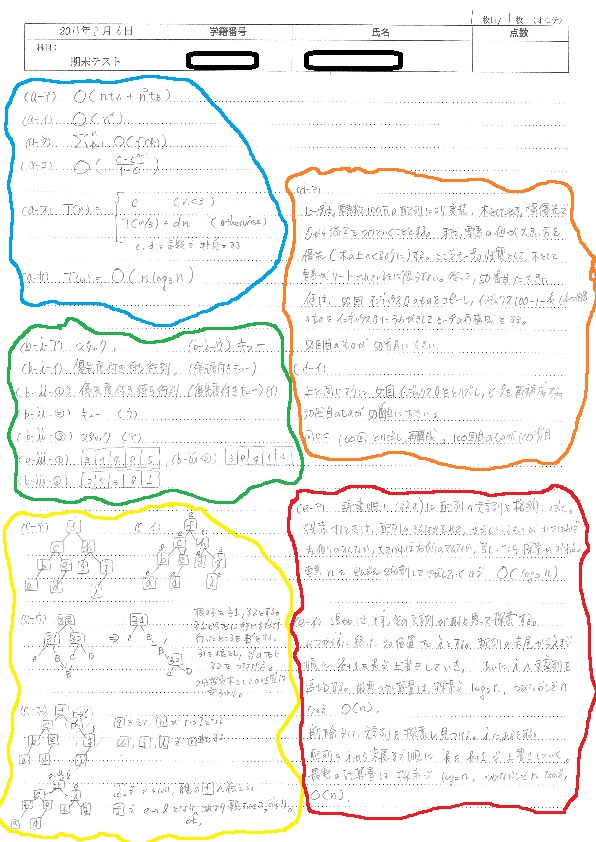
//> input picture Project1/ans.jpg, 596 x 842 px
$ ./test   (built with g++ and OpenCV 4)
//> lines starting //> are read from the running program, lines starting //| are printed output that depends on the picture; after the words box and inside, x2 and y2 are one past the last pixel; in counts of white or black regions, pixels touching at a corner belong together
#include <iostream>
#include <opencv2/core.hpp>
//#include <opencv2/opencv.hpp>
#include <opencv2/highgui.hpp>
#include <opencv2/imgcodecs.hpp>
//#include <opencv2/imgproc/imgproc.hpp>
#include <opencv2/opencv.hpp>
#include <opencv2/imgproc/types_c.h> // for CV_BGR2GRAY constant
#include<vector>
//#include <unistd.h>
#include <string>

using namespace cv;

int main(int argc, const char* argv[])
{
    Mat  image1,img2,img3;
    std::vector<std::vector<Point>>imgs_points;//輪郭座標系二次元配列
	double points_len;
	image1 = imread("./ans.jpg");
//> image1 is the input picture: 842 rows x 596 cols, CV_8UC3; mean B, G, R 241.2, 243.9, 244.4
    if(image1.empty()==true){
        return -1;
    }

    //imshow("image",image1);
    //waitKey();
    //img2 = image1;
    cvtColor(image1,img2,CV_BGR2GRAY);
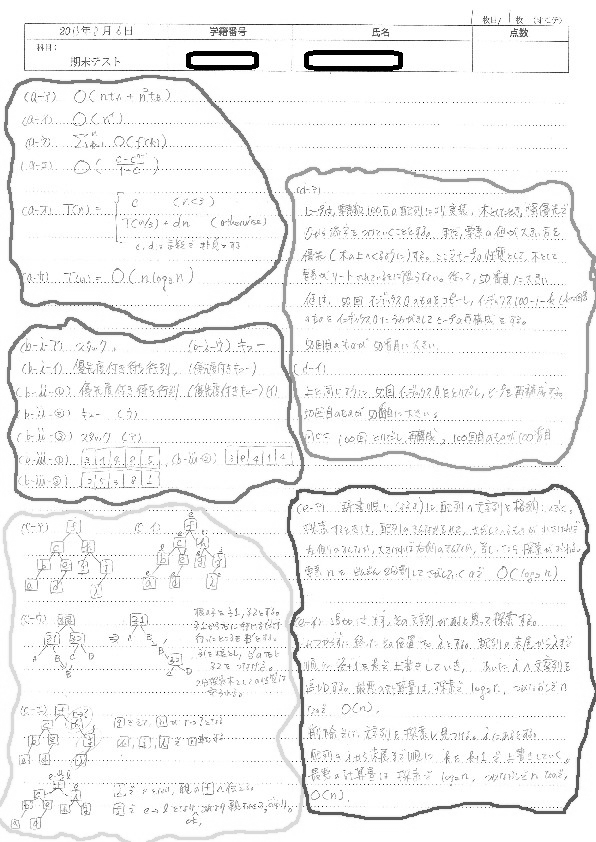
//> img2: 842 rows x 596 cols, CV_8UC1; min 0, max 255, mean 243.8
    threshold(img2,img3,200,255,THRESH_BINARY );
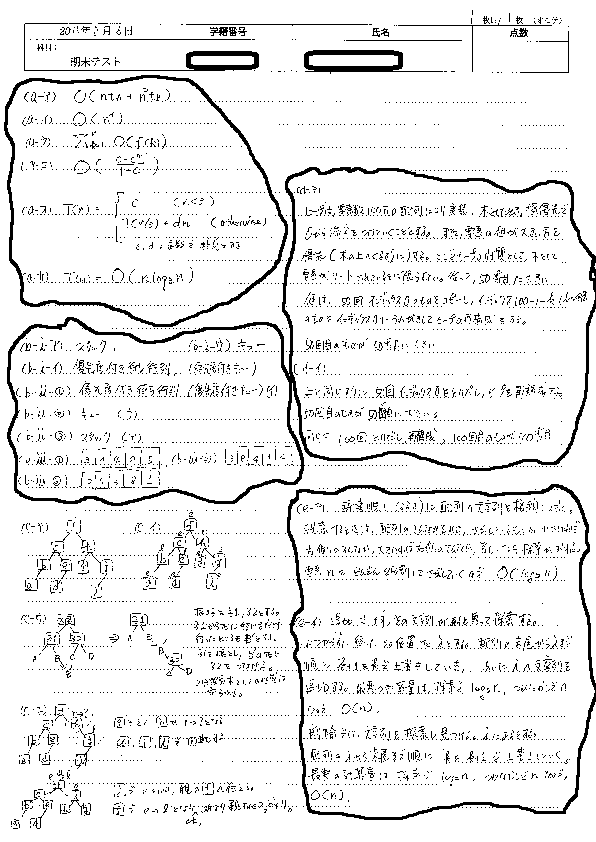
//> img3: 842 rows x 596 cols, CV_8UC1; 92.5% white; black in thin lines or dots
    img2 = ~img2;
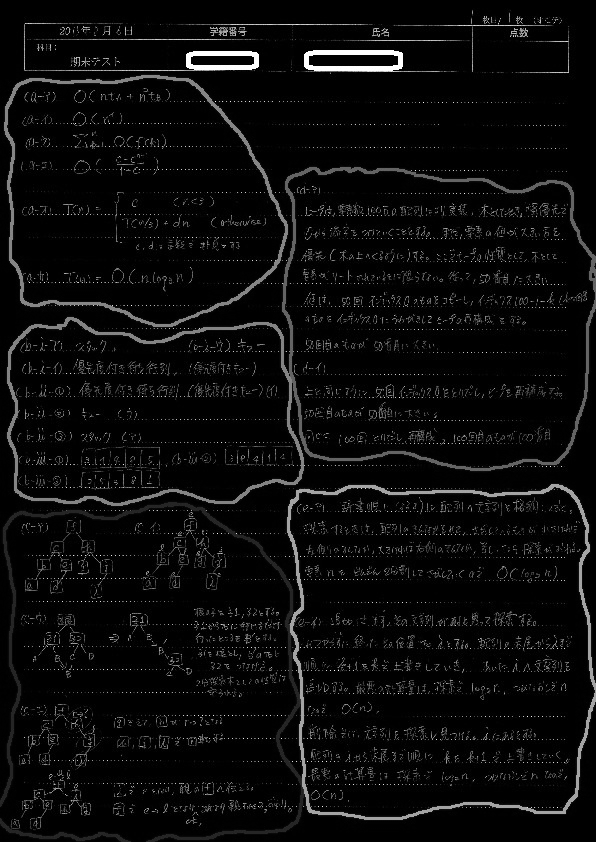
//> img2: 842 rows x 596 cols, CV_8UC1; min 0, max 255, mean 11.2
    imshow("image",img2);
    waitKey();

	findContours(img3, imgs_points, CV_RETR_EXTERNAL, CV_CHAIN_APPROX_NONE);//輪郭検出
//> imgs_points = 7 contours, 3 with area under 20; largest, box (x1, y1, x2, y2) and area: (0, 0, 596, 842) 274035, (290, 487, 595, 817) 88762, (285, 170, 595, 468) 79650, (10, 320, 301, 503) 44012


    return 0;
}
